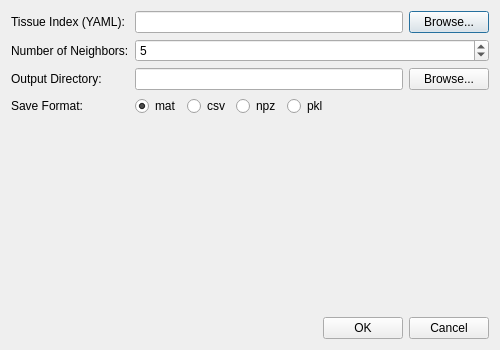
<?xml version="1.0" encoding="UTF-8"?>
<ui version="4.0">
 <class>OptionsDialog</class>
 <widget class="QDialog" name="OptionsDialog">
  <property name="geometry">
   <rect>
    <x>0</x>
    <y>0</y>
    <width>500</width>
    <height>350</height>
   </rect>
  </property>
  <property name="windowTitle">
   <string>TMS Options</string>
  </property>
  <layout class="QVBoxLayout" name="verticalLayout">
   <item>
    <layout class="QFormLayout" name="formLayout">
     <item row="0" column="0">
      <widget class="QLabel" name="label">
       <property name="text">
        <string>Tissue Index (YAML):</string>
       </property>
      </widget>
     </item>
     <item row="0" column="1">
      <layout class="QHBoxLayout" name="horizontalLayout">
       <item>
        <widget class="QLineEdit" name="tissueIndexPath"/>
       </item>
       <item>
        <widget class="QPushButton" name="browseTissueBtn">
         <property name="text">
          <string>Browse...</string>
         </property>
        </widget>
       </item>
      </layout>
     </item>
     <item row="1" column="0">
      <widget class="QLabel" name="label_2">
       <property name="text">
        <string>Number of Neighbors:</string>
       </property>
      </widget>
     </item>
     <item row="1" column="1">
      <widget class="QSpinBox" name="numNeighbors">
       <property name="minimum">
        <number>1</number>
       </property>
       <property name="maximum">
        <number>10000</number>
       </property>
       <property name="value">
        <number>5</number>
       </property>
      </widget>
     </item>
     <item row="2" column="0">
      <widget class="QLabel" name="label_3">
       <property name="text">
        <string>Output Directory:</string>
       </property>
      </widget>
     </item>
     <item row="2" column="1">
      <layout class="QHBoxLayout" name="horizontalLayout_2">
       <item>
        <widget class="QLineEdit" name="outputDirPath"/>
       </item>
       <item>
        <widget class="QPushButton" name="browseOutputBtn">
         <property name="text">
          <string>Browse...</string>
         </property>
        </widget>
       </item>
      </layout>
     </item>
     <item row="3" column="0">
      <widget class="QLabel" name="label_4">
       <property name="text">
        <string>Save Format:</string>
       </property>
      </widget>
     </item>
     <item row="3" column="1">
      <layout class="QHBoxLayout" name="horizontalLayout_3">
       <item>
        <widget class="QRadioButton" name="radioMat">
         <property name="text">
          <string>mat</string>
         </property>
         <property name="checked">
          <bool>true</bool>
         </property>
        </widget>
       </item>
       <item>
        <widget class="QRadioButton" name="radioCsv">
         <property name="text">
          <string>csv</string>
         </property>
        </widget>
       </item>
       <item>
        <widget class="QRadioButton" name="radioNpz">
         <property name="text">
          <string>npz</string>
         </property>
        </widget>
       </item>
       <item>
        <widget class="QRadioButton" name="radioPkl">
         <property name="text">
          <string>pkl</string>
         </property>
        </widget>
       </item>
       <item>
        <spacer name="horizontalSpacer">
         <property name="orientation">
          <enum>Qt::Orientation::Horizontal</enum>
         </property>
         <property name="sizeHint" stdset="0">
          <size>
           <width>40</width>
           <height>20</height>
          </size>
         </property>
        </spacer>
       </item>
      </layout>
     </item>
    </layout>
   </item>
   <item>
    <spacer name="verticalSpacer">
     <property name="orientation">
      <enum>Qt::Orientation::Vertical</enum>
     </property>
     <property name="sizeHint" stdset="0">
      <size>
       <width>20</width>
       <height>40</height>
      </size>
     </property>
    </spacer>
   </item>
   <item>
    <layout class="QHBoxLayout" name="horizontalLayout_4">
     <item>
      <spacer name="horizontalSpacer_2">
       <property name="orientation">
        <enum>Qt::Orientation::Horizontal</enum>
       </property>
       <property name="sizeHint" stdset="0">
        <size>
         <width>40</width>
         <height>20</height>
        </size>
       </property>
      </spacer>
     </item>
     <item>
      <widget class="QPushButton" name="okButton">
       <property name="text">
        <string>OK</string>
       </property>
      </widget>
     </item>
     <item>
      <widget class="QPushButton" name="cancelButton">
       <property name="text">
        <string>Cancel</string>
       </property>
      </widget>
     </item>
    </layout>
   </item>
  </layout>
 </widget>
 <resources/>
 <connections>
  <connection>
   <sender>okButton</sender>
   <signal>clicked()</signal>
   <receiver>OptionsDialog</receiver>
   <slot>accept()</slot>
   <hints>
    <hint type="sourcelabel">
     <x>20</x>
     <y>20</y>
    </hint>
    <hint type="destinationlabel">
     <x>20</x>
     <y>20</y>
    </hint>
   </hints>
  </connection>
  <connection>
   <sender>cancelButton</sender>
   <signal>clicked()</signal>
   <receiver>OptionsDialog</receiver>
   <slot>reject()</slot>
   <hints>
    <hint type="sourcelabel">
     <x>20</x>
     <y>20</y>
    </hint>
    <hint type="destinationlabel">
     <x>20</x>
     <y>20</y>
    </hint>
   </hints>
  </connection>
 </connections>
</ui>
